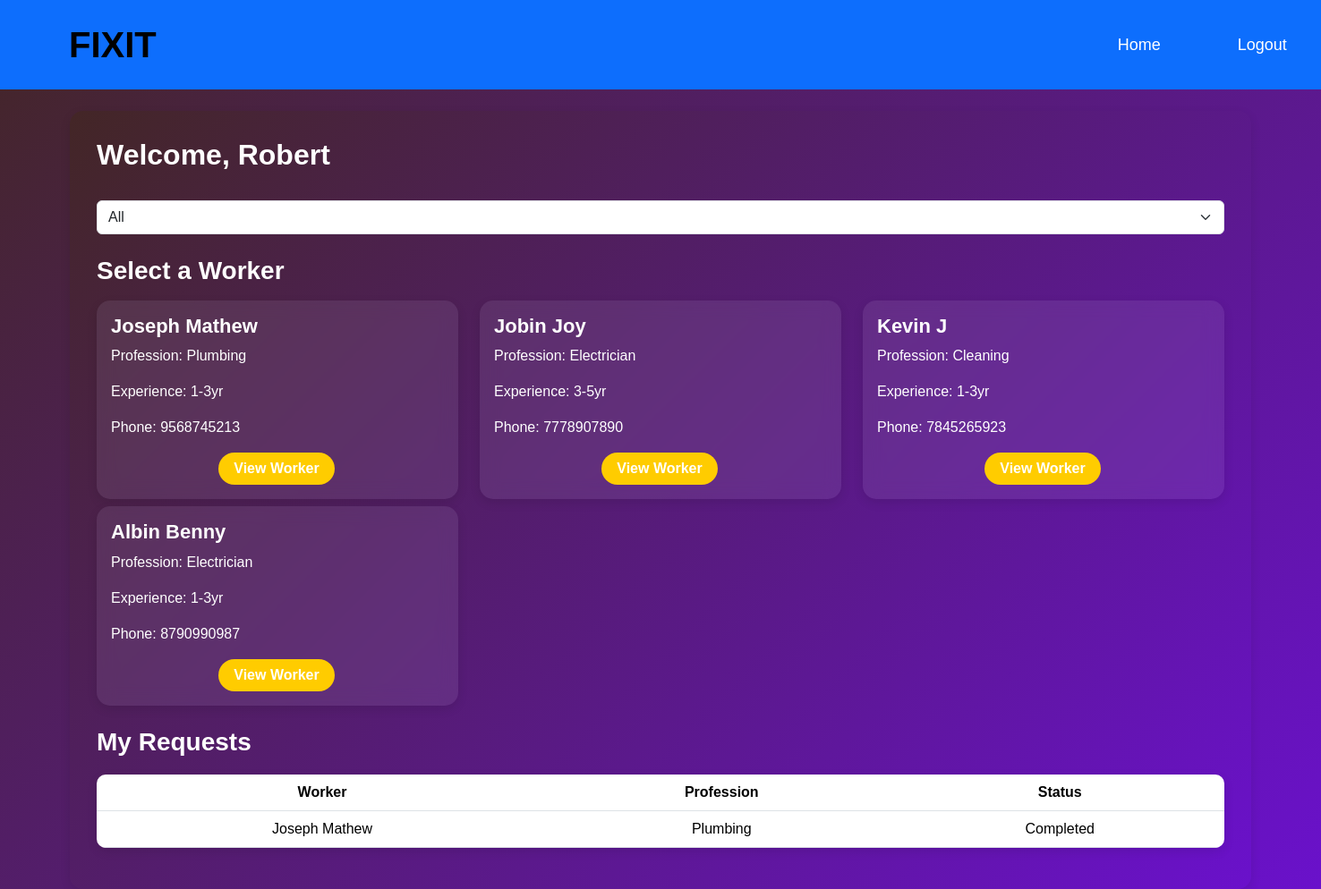
Screenshot of /user_dashboard/ (signed in) with the database file from the repository.
### mainapp/models.py (models this page shows, shortened)
class User(models.Model):
    name = models.CharField(max_length=100)
    email = models.EmailField(max_length=100,  unique=True)
    password = models.CharField(max_length=100)
    phone = models.BigIntegerField(unique=True)  # ✅ Change to BigIntegerField
    address = models.TextField(default="Not provided")
    city = models.CharField(max_length=100 ,default="Unknown")
    confirm_password = models.CharField(max_length=100)

class Worker(models.Model):
    TITLE_CHOICES = [
        ('Mr', 'Mr.'),
        ('Ms', 'Ms.'),
    ]
    title = models.CharField(max_length=10, choices=TITLE_CHOICES, default='Mr')
    first_name = models.CharField(max_length=100)
    last_name = models.CharField(max_length=100)
    email = models.EmailField(max_length=100, unique=True)
    password = models.CharField(max_length=100)
    confirm_password = models.CharField(max_length=100)
    gender = models.CharField(max_length=10, choices=[('Male', 'Male'), ('Female', 'Female')] )
    phone = models.IntegerField()
    profession = models.TextField()
    experience = models.TextField()
    status = models.BooleanField(default=True, )  # Worker availability

class Request(models.Model):
    user = models.ForeignKey(User, on_delete=models.CASCADE)
    worker = models.ForeignKey(Worker, on_delete=models.CASCADE)
    status = models.CharField(max_length=20, choices=[('Pending', 'Pending'), ('Accepted', 'Accepted'), ('Rejected', 'Rejected'),('Completed', 'Completed') ], default='Pending')
    created_at = models.DateTimeField(auto_now_add=True)

### mainapp/views.py (the view)
# urls.py: path("user_dashboard/", user_dashboard, name="user_dashboard"),
def user_dashboard(request):
    if "user_id" not in request.session:
        return redirect("user_login")
    user = User.objects.get(id=request.session["user_id"])
    professions = Worker.objects.values_list('profession', flat=True).distinct()
    selected_profession = request.GET.get("profession", "")
    if selected_profession:
        workers = Worker.objects.filter(profession=selected_profession)
    else:
        workers = Worker.objects.all()
    requests = Request.objects.filter(user=user)
    return render(request, "user_dashboard.html", {
        "user": user,
        "workers": workers,
        "requests": requests,
        "professions": professions,
        "selected_profession": selected_profession
    })

### mainapp/templates/user_dashboard.html (shortened to what this page needs)
{% load static %}
<!DOCTYPE html>
<html lang="en">
<head>
    <link href="https://cdn.jsdelivr.net/npm/bootstrap@5.3.3/dist/css/bootstrap.min.css" rel="stylesheet">
    <link rel="stylesheet" href="{% static 'css/style.css' %}">
</head>
<body>
    <nav class="navbar navbar-expand-lg navbar-light bg-primary" style=" width: 100%;">
        <div class="container-fluid">
          <a class="navbar-brand" href="#" style="font-size:40px; font-family: 'Franklin Gothic Medium', 'Arial Narrow', Arial, sans-serif; margin-left: 50px;" data-bs-toggle="offcanvas" data-bs-target="#staticBackdrop" aria-controls="staticBackdrop">FIXIT</a>
          <div class="collapse navbar-collapse" id="navbarNav">
            <div class="container1" style="margin-left: 850px; font-size: 20px;">
                <ul class="navbar-nav" >
                      <li class="nav-item">
                        <a class="nav-link active" style="margin-left: 200px;" aria-current="page" href="{% url 'home' %}">Home</a>
                      </li>
                      <li class="nav-item"><a style="margin-left: 50px;" class="nav-link" href="{% url 'user_logout' %}">Logout</a></li>
                    </ul>
            </div>
        </div>
    </div>
  </nav>
<div class="container mt-4">
        <h2>Welcome, {{ user.name }}</h2>
        <form method="GET" action="{% url 'user_dashboard' %}" class="mb-3">
            <select name="profession" id="profession" class="form-select" onchange="this.form.submit()">
                <option value="">All</option>
            </select>
        </form>
        <h3 class="mt-4">Select a Worker</h3>
        <div class="row">
            {% for worker in workers %}
            <div class="col-md-4 mt-2">
                <div class="card p-3">
                    <h5>{{ worker.first_name }} {{ worker.last_name }}</h5>
                    <p>Profession: {{ worker.profession }}</p>
                    <p>Experience: {{ worker.experience }} </p>
                    <p>Phone: {{ worker.phone }}</p>
                    <a href="{% url 'view_worker' worker.id %}" style="width: 130px;position: relative; left: 120px; " class="btn btn-primary">View Worker</a>
                </div>
            </div>
            {% endfor %}
        </div>
        <h3 class="mt-4">My Requests</h3>
        <table class="table">
            <thead>
                <tr>
                    <th>Worker</th>
                    <th>Profession</th>
                    <th>Status</th>
                </tr>
            </thead>
            <tbody>
                {% for request in requests %}
                <tr>
                    <td>{{ request.worker.first_name }} {{ request.worker.last_name }}</td>
                    <td>{{ request.worker.profession }}</td>
                    <td>{{ request.status }}</td>
                </tr>
                {% endfor %}
            </tbody>
        </table>
    </div>
</body>
</html>

### mainapp/templates/user_dashboard.html (style rules this page uses)
body { font-family: 'Poppins', sans-serif; background: linear-gradient(135deg, #432626, #6a11cb); margin: 0; padding: 0; color: #333; }
.navbar { background-color: #007bff; padding: 15px; }
.navbar-brand { font-size: 32px; font-weight: bold; }
.navbar-nav .nav-link { color: #fff !important; font-size: 18px; margin-right: 20px; transition: color 0.3s; }
.container { margin-top: 30px; background: linear-gradient(135deg, #432626, #6a11cb); padding: 30px; border-radius: 15px; box-shadow: 0 4px 12px rgba(0, 0, 0, 0.1); }
h2, h3 { color: #fff; font-weight: 600; }
.card { border: none; border-radius: 15px; box-shadow: 0 4px 12px rgba(0, 0, 0, 0.1); transition: transform 0.3s ease-in-out; background: rgba(217, 207, 231, 0.1); color: #fff; overflow: hidden; backdrop-filter: blur(10px); }
.card h5 { font-size: 22px; font-weight: bold; }
.btn-primary { background:#ffcc00; color: #fff; border: none; font-weight: 600; border-radius: 30px; transition: background 0.3s ease; text-align: center; display: inline-block; }
.table { margin-top: 20px; border-radius: 10px; overflow: hidden; box-shadow: 0 4px 12px rgba(0, 0, 0, 0.1); }
th { background: #007bff; color: white; padding: 12px; text-align: center; }
td { background: #f9f9f9; padding: 12px; color: #333; text-align: center; }
select { border-radius: 10px; padding: 10px; border: 1px solid #ccc; outline: none; width: 100%; transition: border-color 0.3s; }

### rows the page displays
User: name "Robert"
Worker: first_name "Joseph", last_name "Mathew", profession "Plumbing", experience "1-3yr", phone "9568745213"
Worker: first_name "Jobin", last_name "Joy", profession "Electrician", experience "3-5yr", phone "7778907890"
Worker: first_name "Kevin", last_name "J", profession "Cleaning", experience "1-3yr", phone "7845265923"
Worker: first_name "Albin", last_name "Benny", profession "Electrician", experience "1-3yr", phone "8790990987"
Request: worker.first_name "Joseph", worker.last_name "Mathew", worker.profession "Plumbing", status "Completed"
